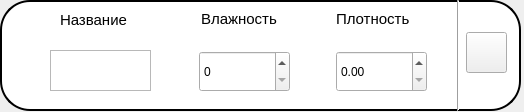
<?xml version="1.0" encoding="UTF-8"?>
<ui version="4.0">
 <class>Form</class>
 <widget class="QWidget" name="Form">
  <property name="geometry">
   <rect>
    <x>0</x>
    <y>0</y>
    <width>524</width>
    <height>112</height>
   </rect>
  </property>
  <property name="windowTitle">
   <string>NewMaterial</string>
  </property>
  <widget class="QGroupBox" name="groupBox5">
   <property name="geometry">
    <rect>
     <x>0</x>
     <y>0</y>
     <width>521</width>
     <height>111</height>
    </rect>
   </property>
   <property name="sizePolicy">
    <sizepolicy hsizetype="Fixed" vsizetype="Fixed">
     <horstretch>0</horstretch>
     <verstretch>0</verstretch>
    </sizepolicy>
   </property>
   <property name="styleSheet">
    <string notr="true">#groupBox5 {
    border: 2px solid black; /* Толщина и цвет рамки */
    border-radius: 30px;    /* Радиус закругления */
    background-color: white; /* Цвет фона (опционально) */
}
</string>
   </property>
   <property name="title">
    <string/>
   </property>
   <property name="alignment">
    <set>Qt::AlignCenter</set>
   </property>
   <widget class="QLabel" name="label_2">
    <property name="geometry">
     <rect>
      <x>201</x>
      <y>11</y>
      <width>91</width>
      <height>16</height>
     </rect>
    </property>
    <property name="font">
     <font>
      <pointsize>11</pointsize>
     </font>
    </property>
    <property name="text">
     <string>Влажность</string>
    </property>
   </widget>
   <widget class="QLabel" name="label_3">
    <property name="geometry">
     <rect>
      <x>336</x>
      <y>11</y>
      <width>91</width>
      <height>16</height>
     </rect>
    </property>
    <property name="font">
     <font>
      <pointsize>11</pointsize>
     </font>
    </property>
    <property name="text">
     <string>Плотность</string>
    </property>
   </widget>
   <widget class="QTextEdit" name="textEdit">
    <property name="geometry">
     <rect>
      <x>50</x>
      <y>50</y>
      <width>101</width>
      <height>41</height>
     </rect>
    </property>
   </widget>
   <widget class="QLabel" name="label">
    <property name="geometry">
     <rect>
      <x>60</x>
      <y>10</y>
      <width>111</width>
      <height>20</height>
     </rect>
    </property>
    <property name="font">
     <font>
      <pointsize>11</pointsize>
     </font>
    </property>
    <property name="text">
     <string>Название</string>
    </property>
   </widget>
   <widget class="QSpinBox" name="spinBox">
    <property name="geometry">
     <rect>
      <x>199</x>
      <y>51</y>
      <width>91</width>
      <height>41</height>
     </rect>
    </property>
   </widget>
   <widget class="QDoubleSpinBox" name="doubleSpinBox">
    <property name="geometry">
     <rect>
      <x>336</x>
      <y>51</y>
      <width>91</width>
      <height>41</height>
     </rect>
    </property>
   </widget>
   <widget class="Line" name="line">
    <property name="geometry">
     <rect>
      <x>450</x>
      <y>0</y>
      <width>16</width>
      <height>111</height>
     </rect>
    </property>
    <property name="orientation">
     <enum>Qt::Vertical</enum>
    </property>
   </widget>
   <widget class="QPushButton" name="pushButton">
    <property name="geometry">
     <rect>
      <x>466</x>
      <y>32</y>
      <width>41</width>
      <height>41</height>
     </rect>
    </property>
    <property name="text">
     <string notr="true"/>
    </property>
    <property name="icon">
     <iconset>
      <normaloff>check-128 (1).webp</normaloff>check-128 (1).webp</iconset>
    </property>
    <property name="iconSize">
     <size>
      <width>50</width>
      <height>50</height>
     </size>
    </property>
   </widget>
  </widget>
 </widget>
 <resources/>
 <connections/>
</ui>
